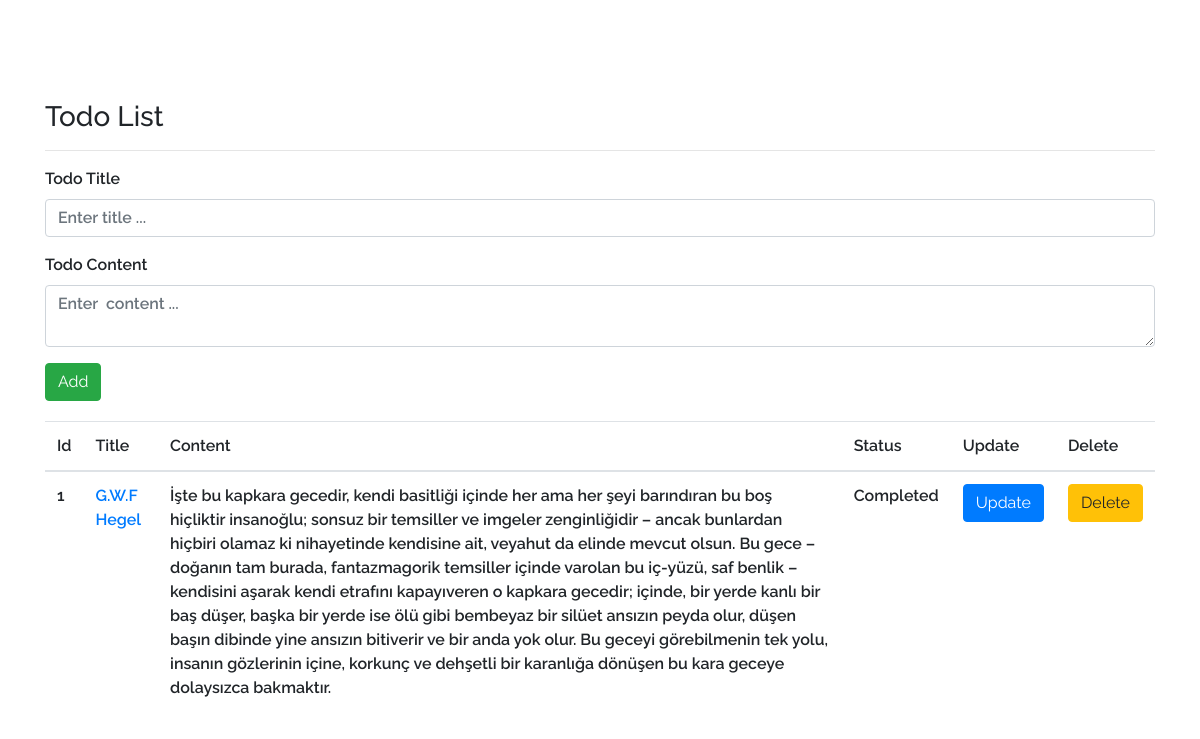
The page / on the database its author committed.
### todo.py (models this page shows, shortened)
class Todo(db.Model):
    id = db.Column(db.Integer, primary_key=True)
    title = db.Column(db.String(80), nullable=False)
    content = db.Column(db.Text, nullable=False)
    complete = db.Column(db.Boolean)

### todo.py (the view)
@app.route("/")
def index():
    todos = Todo.query.all()
    return render_template("index.html", todos=todos)

### templates/index.html (shortened to what this page needs)
<!DOCTYPE html>
<html lang="en">
    <head>
        <link rel="stylesheet" href="https://maxcdn.bootstrapcdn.com/bootstrap/4.0.0/css/bootstrap.min.css">
        <link rel="stylesheet" href="static/style.css">
    </head>
    <body>
        <div class="container">
            <h3>Todo List</h3>
            <hr>
            <form action="/add" method="POST">
                <div class="form-group">
                    <label for="formGroupExampleInput">Todo Title</label>
                    <input type="text" class="form-control" name="title" id="formGroupExampleInput" placeholder="Enter title ...">
                  </div>
                  <div class="form-group">
                    <label for="formGroupExampleInput2">Todo Content</label>
                    <textarea type="text" class="form-control" name="content" id="formGroupExampleInput2" placeholder="Enter  content ..."></textarea>
                  </div>
                  <button type="submit" class="btn btn-success">Add</button>
            </form>
            {% if todos == [] %}
                <div  class="alert alert-danger" role="alert">You have no any Todo ...</div>
            {% else %}
                <table class="table">
                    <thead>
                    <tr>
                        <th scope="col">Id</th>
                        <th scope="col">Title</th>
                        <th scope="col">Content</th>
                        <th scope="col">Status</th>
                        <th scope="col">Update</th>
                        <th scope="col">Delete</th>
                    </tr>
                    </thead>
                    <tbody>
                            {% for todo in todos %}
                                <tr>
                                    <th scope="row">{{todo.id}}</th>
                                    <td><a href="/detail/{{todo.id}}">{{todo.title}}</a></td>
                                    <td>{{todo.content}}</td>
                                    {% if todo.complete==True %}
                                        <td>Completed</td>
                                    {% else %}
                                        <td>Not Completed</td>
                                    {% endif %}
                                    <td><a href="/update/{{todo.id}}" class="btn btn-primary">Update</a></td>
                                    <td><a href="/delete/{{todo.id}}" class="btn btn-warning">Delete</a></td>
                                </tr>
                            {% endfor %}
                    </tbody>
                </table>
            {% endif %}
        </div>
    </body>
</html>

### static/style.css (style rules this page uses)
* { margin: 0px; padding: 0px; font-family: 'Raleway', sans-serif; font-weight: 600; }
.container { margin-top: 100px; }
.table { margin-top: 20px; }

### rows shown on the page
Todo: id "1", title "G.W.F Hegel", content "İşte bu kapkara gecedir, kendi basitliği içinde her ama her şeyi barındıran bu boş hiçliktir insanoğlu; sonsuz bir temsiller ve imgeler zenginliğidir – ancak bunlardan hiçbiri olamaz ki nihayetinde kendisine ait, veyahut da elinde mevcut olsun. Bu gece – doğanın tam burada, fantazmagorik temsiller içinde varolan bu iç-yüzü, saf benlik – kendisini aşarak kendi etrafını kapayıveren o kapkara gecedir; içinde, bir yerde kanlı bir baş düşer, başka bir yerde ise ölü gibi bembeyaz bir silüet ansızın peyda olur, düşen başın dibinde yine ansızın bitiverir ve bir anda yok olur. Bu geceyi görebilmenin tek yolu, insanın gözlerinin içine, korkunç ve dehşetli bir karanlığa dönüşen bu kara geceye…", complete "Completed"
